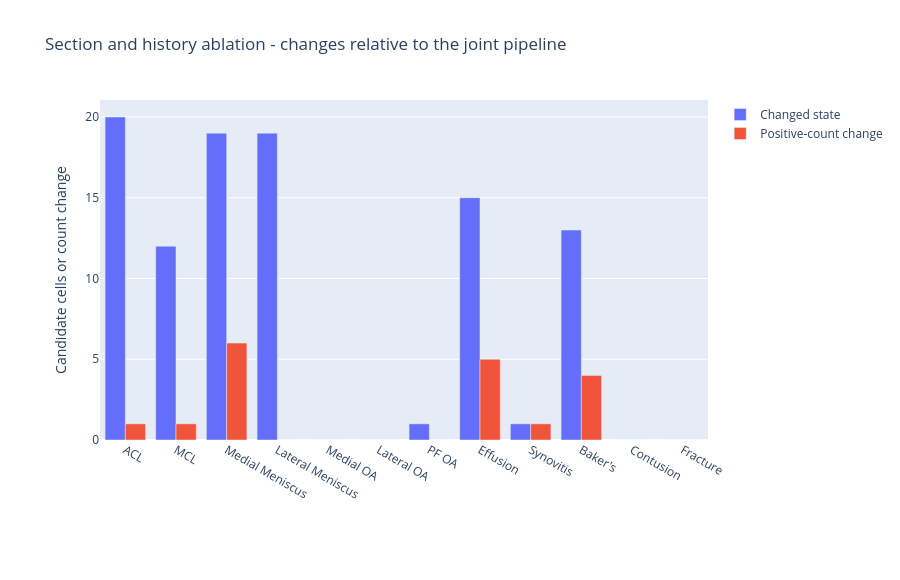

Here is the notebook cell this chart was saved with:
### Markdown cell above
## 08 · Remove section/history handling from the joint construction

Clinical history and current findings must not be silently treated as the same event.

Each figure saves its numerical specification, native Plotly JSON, interactive HTML, and PNG companion. The PNG is emitted separately and remains in the saved notebook.

### Code cell
display_saved(8)

### Figure 1 — Plotly figure (JSON) as saved in the notebook; plotly's stock layout.template omitted (floating-point values rounded to 4 significant figures)
{"data": [{"name": "Changed state", "type": "bar", "x": ["ACL", "MCL", "Medial Meniscus", "Lateral Meniscus", "Medial OA", "Lateral OA", "PF OA", "Effusion", "Synovitis", "Baker's", "Contusion", "Fracture"], "y": [20, 12, 19, 19, 0, 0, 1, 15, 1, 13, 0, 0]}, {"name": "Positive-count change", "type": "bar", "x": ["ACL", "MCL", "Medial Meniscus", "Lateral Meniscus", "Medial OA", "Lateral OA", "PF OA", "Effusion", "Synovitis", "Baker's", "Contusion", "Fracture"], "y": [1, 1, 6, 0, 0, 0, 0, 5, 1, 4, 0, 0]}], "layout": {"barmode": "group", "height": 580, "margin": {"b": 140, "l": 100}, "meta": {"numeric_spec_sha256": "0bd3b3214c5eefabf35277db87af6ced6f3feb448827e53a14c49ad13386139c", "role": "aggregate_supervision_diagnostic"}, "title": {"text": "Section and history ablation - changes relative to the joint pipeline"}, "yaxis": {"title": {"text": "Candidate cells or count change"}}}}
